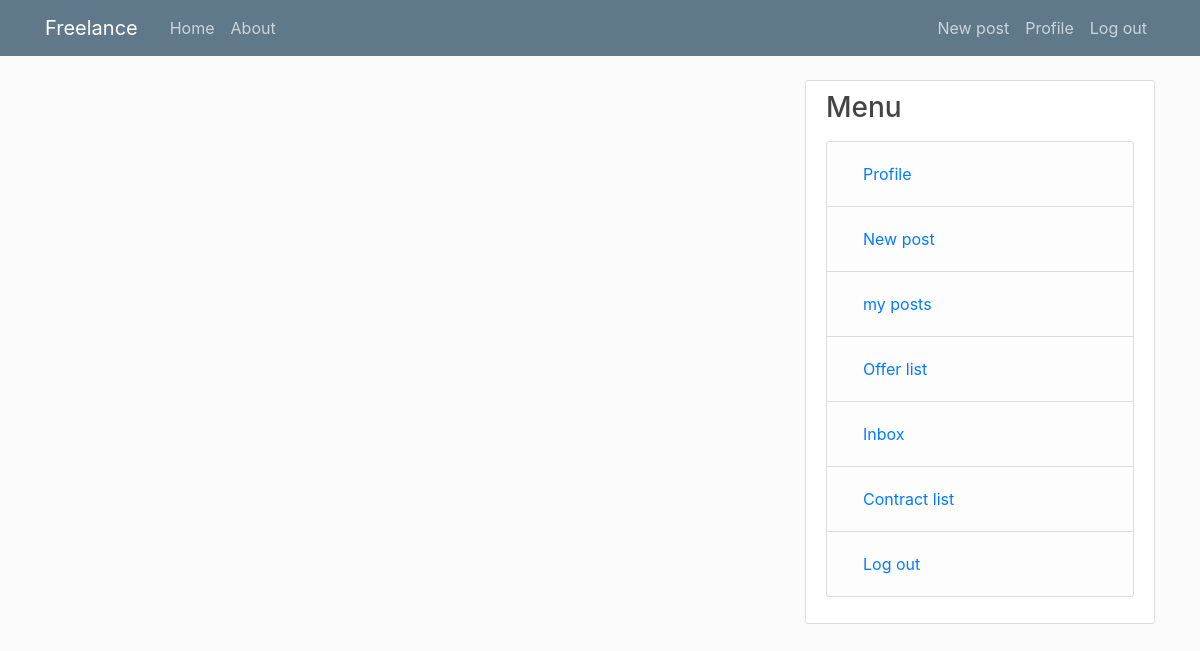
Page /contract/inbox (signed in) on the earlier database version.
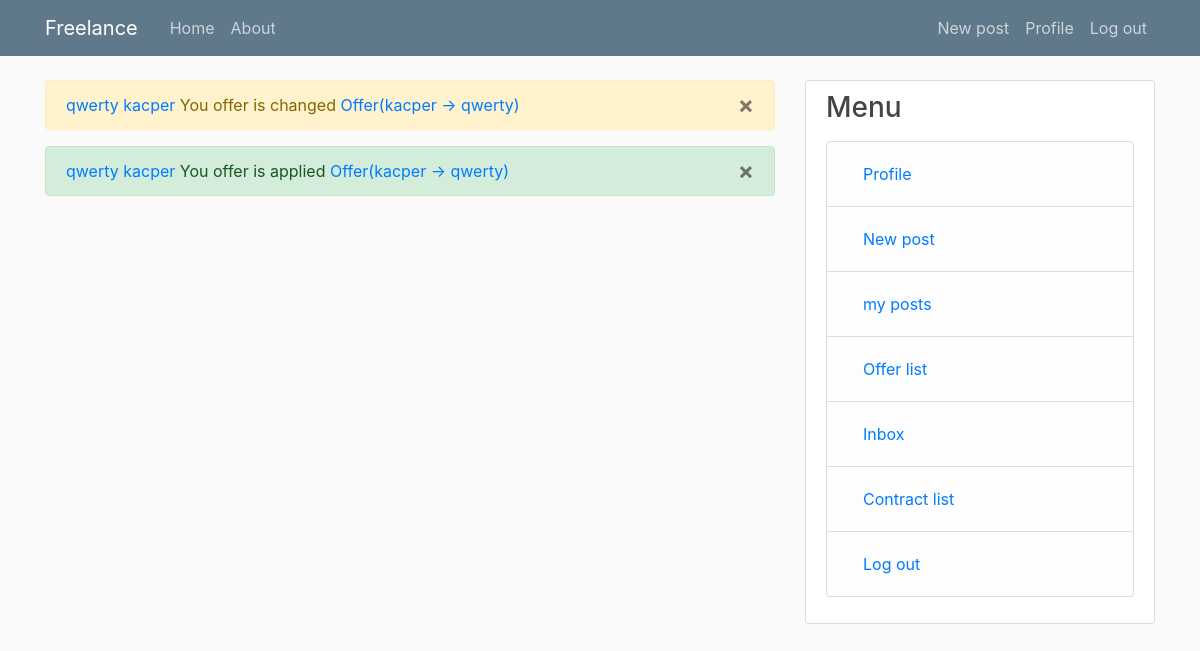
Same page on the later database version.
### contract/models.py (models this page shows)
class Message(models.Model):
    sender = models.ForeignKey(User, on_delete=models.CASCADE,
                               related_name="sender")
    to = models.ForeignKey(User, on_delete=models.CASCADE, related_name="to")
    text = models.CharField(max_length=200)
    offer = models.ForeignKey(Offer, on_delete=models.CASCADE, null=True)
    m_type = models.CharField(max_length=100)
    viewed = models.BooleanField(default=False)

class Offer(models.Model):
    price = models.FloatField()
    deadline = models.DateField()
    description = models.TextField()
    client = models.ForeignKey(User,
                               on_delete=models.CASCADE,
                               related_name='client')
    executor = models.ForeignKey(User,
                                 on_delete=models.CASCADE,
                                 related_name='executor')
    post = models.ForeignKey('blog.Post', on_delete=models.SET_NULL, null=True)
    status = models.CharField(max_length=100)
    def __str__(self):
        return("Offer(" + self.client.get_username() + " -> "
               + self.executor.get_username() + ")")

### contract/views.py (the view)
# urls.py: path("inbox", inbox, name='inbox'),
@login_required
def inbox(request):
    messages = Message.objects.filter(to=request.user)
    for message in messages:
        message.viewed = True
        message.save()
    return render(request, "contract/inbox.html",
                  {'custom_messages': messages})

### contract/templates/contract/inbox.html (shortened to what this page needs)
{% extends 'blog/base.html' %}
{% block content %}
    {% for message in custom_messages %}
    {% if message.m_type == "green" %}
        <div class="alert alert-success" role="alert">
    {% elif message.m_type == "red" %}
        <div class="alert alert-danger" role="alert">
    {% elif message.m_type == "yellow" %}
        <div class="alert alert-warning" role="alert">
    {% endif %}
            <a href="{% url 'profile' message.sender.id %}">{{ message.sender }}</a>
            <a href="{% url 'profile' message.to.id %}">{{ message.to }}</a>
            <span>{{ message.text }}</span>
            {% if message.offer != None %}
                <a href="{% url 'offer-manager' message.offer.id %}">{{ message.offer }}</a>
            {% endif %}
            <form style="display: inline;" action="delete-message" method="POST">
                <button type="submit" class="close" aria-label="Close">
                  <span aria-hidden="true">&times;</span>
                </button>
            </form>
        </div>
    {% endfor %}
{% endblock %}

Differences in the rows shown:
added Message: sender "qwerty", to "kacper", text "You offer is changed", offer "Offer(kacper -> qwerty)"
added Message: sender "qwerty", to "kacper", text "You offer is applied", offer "Offer(kacper -> qwerty)"
